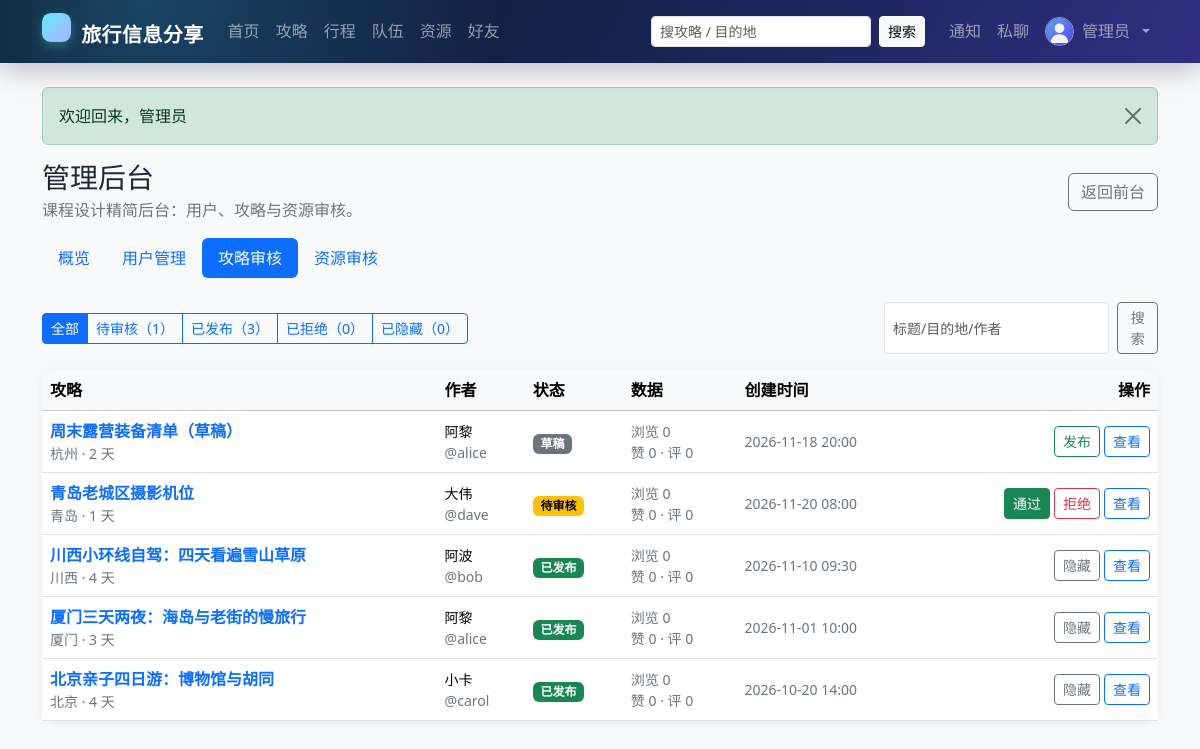
The app's page /admin/guides.php (signed in) with its own data.
### tables this page shows
CREATE TABLE `user` (
  `id`            INT UNSIGNED NOT NULL AUTO_INCREMENT COMMENT '用户ID',
  `username`      VARCHAR(50)  NOT NULL                COMMENT '登录名，唯一',
  `password_hash` VARCHAR(255) NOT NULL                COMMENT 'password_hash() 生成的密码散列',
  `nickname`      VARCHAR(50)  NOT NULL                COMMENT '昵称',
  `avatar`        VARCHAR(500) DEFAULT NULL             COMMENT '头像URL',
  `gender`        ENUM('unknown','male','female','other') NOT NULL DEFAULT 'unknown' COMMENT '性别',
  `email`         VARCHAR(100) DEFAULT NULL             COMMENT '邮箱，唯一（可为空）',
  `phone`         VARCHAR(20)  DEFAULT NULL             COMMENT '手机号',
  `intro`         VARCHAR(500) DEFAULT NULL             COMMENT '个人简介',
  `role`          ENUM('user','admin') NOT NULL DEFAULT 'user'   COMMENT '角色',
  `status`        ENUM('active','disabled') NOT NULL DEFAULT 'active' COMMENT '账号状态',
  `created_at`    DATETIME NOT NULL DEFAULT CURRENT_TIMESTAMP,
  `updated_at`    DATETIME NOT NULL DEFAULT CURRENT_TIMESTAMP ON UPDATE CURRENT_TIMESTAMP,
  PRIMARY KEY (`id`),
  UNIQUE KEY `uk_user_username` (`username`),
  UNIQUE KEY `uk_user_email` (`email`),
  KEY `idx_user_role_status` (`role`,`status`),
  KEY `idx_user_nickname` (`nickname`),
  CONSTRAINT `chk_user_username_len` CHECK (CHAR_LENGTH(`username`) BETWEEN 3 AND 50),
  CONSTRAINT `chk_user_nickname_len` CHECK (CHAR_LENGTH(`nickname`) BETWEEN 1 AND 50)
);

CREATE TABLE `guide` (
  `id`            INT UNSIGNED NOT NULL AUTO_INCREMENT,
  `author_id`     INT UNSIGNED NOT NULL COMMENT '作者',
  `title`         VARCHAR(100) NOT NULL,
  `destination`   VARCHAR(100) NOT NULL COMMENT '目的地',
  `cover`         VARCHAR(500) DEFAULT NULL COMMENT '封面图URL',
  `summary`       VARCHAR(500) DEFAULT NULL COMMENT '摘要',
  `content`       MEDIUMTEXT NOT NULL COMMENT '正文（富文本/HTML）',
  `day_count`     TINYINT UNSIGNED NOT NULL DEFAULT 1 COMMENT '行程天数',
  `cost_avg`      DECIMAL(10,2) NOT NULL DEFAULT 0.00 COMMENT '人均花费',
  `season`        ENUM('spring','summer','autumn','winter','all') NOT NULL DEFAULT 'all',
  `view_count`    INT UNSIGNED NOT NULL DEFAULT 0,
  `like_count`    INT UNSIGNED NOT NULL DEFAULT 0,
  `collect_count` INT UNSIGNED NOT NULL DEFAULT 0,
  `comment_count` INT UNSIGNED NOT NULL DEFAULT 0,
  `status`        ENUM('draft','pending','published','rejected','hidden') NOT NULL DEFAULT 'draft' COMMENT '草稿/待审/已发布/驳回/隐藏',
  `created_at`    DATETIME NOT NULL DEFAULT CURRENT_TIMESTAMP,
  `updated_at`    DATETIME NOT NULL DEFAULT CURRENT_TIMESTAMP COMMENT '仅内容编辑时由应用更新',
  PRIMARY KEY (`id`),
  KEY `idx_guide_author` (`author_id`,`status`),
  KEY `idx_guide_status_time` (`status`,`created_at`),
  KEY `idx_guide_destination` (`destination`),
  KEY `idx_guide_season` (`season`),
  KEY `idx_guide_status_like` (`status`,`like_count`),
  CONSTRAINT `fk_guide_author` FOREIGN KEY (`author_id`) REFERENCES `user` (`id`) ON DELETE RESTRICT ON UPDATE CASCADE,
  CONSTRAINT `chk_guide_day`  CHECK (`day_count` BETWEEN 1 AND 60),
  CONSTRAINT `chk_guide_cost` CHECK (`cost_avg` >= 0)
);

### app/auth.php (called while the page is built, shortened)
<?php
function current_user(): ?array
{
    static $cache = [];
    $id = (int) $_SESSION['user_id'];
    if (array_key_exists($id, $cache)) {
        return $cache[$id];
    }
    $user = db_one(
        'SELECT * FROM `user` WHERE `id` = ? AND `status` = "active" LIMIT 1',
        [$id]
    );
    return $cache[$id] = $user;
}
function require_login(): void
{
    if (current_user() !== null) {
        return;
    }
}
function require_admin(): void
{
    require_login();
}

### app/db.php (called while the page is built, shortened)
<?php
function db(): PDO
{
    static $pdo = null;
    if ($pdo instanceof PDO) {
        return $pdo;
    }
    $c = config('db');
    $dsn = sprintf(
        'mysql:host=%s;port=%d;dbname=%s;charset=%s',
        $c['host'],
        (int) $c['port'],
        $c['name'],
        $c['charset']
    );
    $pdo = new PDO($dsn, $c['user'], $c['pass'], [
        PDO::ATTR_ERRMODE            => PDO::ERRMODE_EXCEPTION,
        PDO::ATTR_DEFAULT_FETCH_MODE => PDO::FETCH_ASSOC,
        PDO::ATTR_EMULATE_PREPARES   => false,
        PDO::ATTR_STRINGIFY_FETCHES  => false,
    ]);
    $pdo->exec("SET time_zone = '+08:00'");
    return $pdo;
}
function db_all(string $sql, array $params = []): array
{
    $stmt = db()->prepare($sql);
    $stmt->execute($params);
    return $stmt->fetchAll();
}
function db_one(string $sql, array $params = []): ?array
{
    $stmt = db()->prepare($sql);
    $stmt->execute($params);
    $row = $stmt->fetch();
    return $row === false ? null : $row;
}
function db_val(string $sql, array $params = []): mixed
{
    $stmt = db()->prepare($sql);
    $stmt->execute($params);
    return $stmt->fetchColumn();
}

### public/admin/guides.php (the view, shortened to what this page needs)
<?php
require_admin();
$status = (string) query('status');
$where = ['1=1'];
$params = [];
$guides = db_all(
    'SELECT g.*, u.`nickname`, u.`username`
     FROM `guide` g JOIN `user` u ON u.`id` = g.`author_id`
     WHERE ' . implode(' AND ', $where) . '
     ORDER BY FIELD(g.`status`, "pending", "published", "rejected", "hidden"), g.`created_at` DESC
     LIMIT 100',
    $params
);
$counts = [
    'pending'   => (int) db_val('SELECT COUNT(*) FROM `guide` WHERE `status` = "pending"'),
    'published' => (int) db_val('SELECT COUNT(*) FROM `guide` WHERE `status` = "published"'),
    'rejected'  => (int) db_val('SELECT COUNT(*) FROM `guide` WHERE `status` = "rejected"'),
    'hidden'    => (int) db_val('SELECT COUNT(*) FROM `guide` WHERE `status` = "hidden"'),
];
$activeNav = 'admin';
require APP_ROOT . '/app/views/header.php';
require APP_ROOT . '/app/views/admin_nav.php';
?>
<div class="d-flex flex-wrap justify-content-between align-items-center gap-2 mb-3">
    <div class="btn-group">
        <a class="btn btn-sm <?= $status === '' ? 'btn-primary' : 'btn-outline-primary' ?>" href="<?= e(url('/admin/guides.php')) ?>">全部</a>
        <?php foreach (['pending' => '待审核', 'published' => '已发布', 'rejected' => '已拒绝', 'hidden' => '已隐藏'] as $key => $label): ?>
            <a class="btn btn-sm <?= $status === $key ? 'btn-primary' : 'btn-outline-primary' ?>" href="<?= e(url('/admin/guides.php?status=' . $key)) ?>"><?= e($label) ?>（<?= $counts[$key] ?>）</a>
        <?php endforeach; ?>
    </div>
    <form class="d-flex gap-2" method="get">
        <input class="form-control form-control-sm" name="q" value="<?= e($q) ?>" placeholder="标题/目的地/作者">
        <button class="btn btn-sm btn-outline-secondary" type="submit">搜索</button>
    </form>
</div>
<div class="card border-0 shadow-sm">
    <div class="table-responsive">
        <table class="table align-middle mb-0">
            <thead class="table-light"><tr><th>攻略</th><th>作者</th><th>状态</th><th>数据</th><th>创建时间</th><th class="text-end">操作</th></tr></thead>
            <tbody>
            <?php foreach ($guides as $guide): ?>
                <tr>
                    <td>
                        <a class="fw-semibold text-decoration-none" href="<?= e(url('/guide.php?id=' . (int) $guide['id'])) ?>"><?= e(excerpt($guide['title'], 30)) ?></a>
                        <div class="small text-secondary"><?= e($guide['destination']) ?> · <?= (int) $guide['day_count'] ?> 天</div>
                    </td>
                    <td class="small"><?= e($guide['nickname']) ?><div class="text-secondary">@<?= e($guide['username']) ?></div></td>
                    <td><?= status_html($guide['status']) ?></td>
                    <td class="small text-secondary">浏览 <?= (int) $guide['view_count'] ?><br>赞 <?= (int) $guide['like_count'] ?> · 评 <?= (int) $guide['comment_count'] ?></td>
                    <td class="small text-secondary"><?= e(format_dt($guide['created_at'])) ?></td>
                    <td class="text-end">
                        <div class="d-inline-flex flex-wrap gap-1 justify-content-end">
                            <?php if ($guide['status'] === 'pending'): ?>
                                <form method="post"><button class="btn btn-sm btn-success" type="submit">通过</button></form>
                                <form method="post"><button class="btn btn-sm btn-outline-danger" type="submit">拒绝</button></form>
                            <?php elseif ($guide['status'] === 'published'): ?>
                                <form method="post" onsubmit="return confirm('隐藏后前台将不可见，确定吗？');"><button class="btn btn-sm btn-outline-secondary" type="submit">隐藏</button></form>
                            <?php else: ?>
                                <form method="post"><button class="btn btn-sm btn-outline-success" type="submit">发布</button></form>
                            <?php endif; ?>
                            <a class="btn btn-sm btn-outline-primary" href="<?= e(url('/guide.php?id=' . (int) $guide['id'])) ?>">查看</a>
                        </div>
                    </td>
                </tr>
            <?php endforeach; ?>
            </tbody>
        </table>
    </div>
</div>
<?php require APP_ROOT . '/app/views/footer.php'; ?>

### app/views/header.php (shortened to what this page needs)
<?php
$me = current_user();
$activeNav = $activeNav ?? '';
$q = (string) ($_GET['q'] ?? '');
?>
<!doctype html>
<html lang="zh-CN">
<head>
    <link rel="stylesheet" href="<?= e(url('/assets/bootstrap.min.css')) ?>">
    <link rel="stylesheet" href="<?= e(url('/assets/style.css')) ?>">
</head>
<body class="d-flex flex-column min-vh-100 bg-body-tertiary">
<nav class="navbar navbar-expand-lg navbar-dark app-navbar sticky-top">
    <div class="container">
        <a class="navbar-brand fw-bold" href="<?= e(url('/index.php')) ?>">
            <span class="brand-mark"></span> 旅行信息分享
        </a>
        <div class="collapse navbar-collapse" id="mainNav">
            <ul class="navbar-nav me-auto mb-2 mb-lg-0">
                <li class="nav-item"><a class="nav-link <?= $activeNav === 'home' ? 'active' : '' ?>" href="<?= e(url('/index.php')) ?>">首页</a></li>
                <li class="nav-item"><a class="nav-link <?= $activeNav === 'guides' ? 'active' : '' ?>" href="<?= e(url('/guides.php')) ?>">攻略</a></li>
                <li class="nav-item"><a class="nav-link <?= $activeNav === 'trips' ? 'active' : '' ?>" href="<?= e(url('/trips.php')) ?>">行程</a></li>
                <li class="nav-item"><a class="nav-link <?= $activeNav === 'teams' ? 'active' : '' ?>" href="<?= e(url('/teams.php')) ?>">队伍</a></li>
                <li class="nav-item"><a class="nav-link <?= $activeNav === 'resources' ? 'active' : '' ?>" href="<?= e(url('/resources.php')) ?>">资源</a></li>
                <?php if ($me !== null): ?>
                    <li class="nav-item"><a class="nav-link <?= $activeNav === 'friends' ? 'active' : '' ?>" href="<?= e(url('/friends.php')) ?>">好友</a></li>
                <?php endif; ?>
            </ul>
            <form class="d-flex me-lg-3 my-2 my-lg-0" role="search" action="<?= e(url('/guides.php')) ?>" method="get">
                <input class="form-control form-control-sm me-2" type="search" name="q" value="<?= e($q) ?>" placeholder="搜攻略 / 目的地" aria-label="搜索攻略">
                <button class="btn btn-sm btn-light" type="submit">搜索</button>
            </form>
            <ul class="navbar-nav align-items-lg-center">
                <?php if ($me !== null): ?>
                    <li class="nav-item">
                        <a class="nav-link position-relative" href="<?= e(url('/notifications.php')) ?>" title="通知">
                            通知
                        </a>
                    </li>
                    <li class="nav-item">
                        <a class="nav-link position-relative" href="<?= e(url('/messages.php')) ?>" title="私聊">
                            私聊
                        </a>
                    </li>
                    <li class="nav-item dropdown">
                        <a class="nav-link dropdown-toggle d-flex align-items-center gap-2" href="#" role="button" data-bs-toggle="dropdown" aria-expanded="false">
                            <img src="<?= e(avatar_url($me['avatar'])) ?>" alt="" class="rounded-circle nav-avatar">
                            <span><?= e($me['nickname']) ?></span>
                        </a>
                    </li>
                <?php else: ?>
                    <li class="nav-item"><a class="nav-link" href="<?= e(url('/login.php')) ?>">登录</a></li>
                    <li class="nav-item"><a class="btn btn-sm btn-light ms-lg-2" href="<?= e(url('/register.php')) ?>">注册</a></li>
                <?php endif; ?>
            </ul>
        </div>
    </div>
</nav>
<main class="container py-4 flex-grow-1">
    <?php foreach (flashes() as $item): ?>
        <div class="alert alert-<?= e($item['type']) ?> alert-dismissible fade show" role="alert">
            <?= e($item['message']) ?>
            <button type="button" class="btn-close" data-bs-dismiss="alert" aria-label="关闭"></button>
        </div>
    <?php endforeach; ?>

### app/helpers.php (shortened to what this page needs)
<?php
function config(string $path, mixed $default = null): mixed
{
    $value = $GLOBALS['config'] ?? [];
    foreach (explode('.', $path) as $key) {
        $value = $value[$key];
    }
    return $value;
}
function e(mixed $value): string
{
    return htmlspecialchars((string) $value, ENT_QUOTES | ENT_SUBSTITUTE, 'UTF-8');
}
function url(string $path = ''): string
{
    $base = rtrim((string) config('site.base_url', ''), '/');
    return $base . '/' . ltrim($path, '/');
}
function query(string $key, mixed $default = ''): mixed
{
    $value = $_GET[$key] ?? $default;
    if (is_string($value)) {
        return trim($value);
    }
    return $value;
}
function flashes(): array
{
    $items = $_SESSION['flash'] ?? [];
    return $items;
}
function format_dt(?string $value): string
{
    $ts = strtotime($value);
    return $ts ? date('Y-m-d H:i', $ts) : $value;
}
function excerpt(?string $text, int $length = 90): string
{
    $plain = trim(strip_tags((string) $text));
    if (mb_strlen($plain, 'UTF-8') <= $length) {
        return $plain;
    }
    return mb_substr($plain, 0, $length, 'UTF-8') . '…';
}
function avatar_url(?string $avatar): string
{
    return url('/assets/avatar.svg');
}
function status_badge(string $status): array
{
    $map = [
        'draft'     => ['secondary', '草稿'],
        'pending'   => ['warning', '待审核'],
        'published' => ['success', '已发布'],
        'rejected'  => ['danger', '已驳回'],
        'hidden'    => ['dark', '已隐藏'],
        'planning'  => ['info', '规划中'],
        'ongoing'   => ['primary', '进行中'],
        'finished'  => ['secondary', '已结束'],
        'recruiting'=> ['success', '招募中'],
        'full'      => ['warning', '已满员'],
        'closed'    => ['secondary', '已关闭'],
        'approved'  => ['success', '已通过'],
        'quit'      => ['secondary', '已退出'],
        'removed'   => ['dark', '已移除'],
        'active'    => ['success', '正常'],
        'disabled'  => ['danger', '已禁用'],
        'accepted'  => ['success', '已接受'],
        'blocked'   => ['dark', '已拉黑'],
        'pending_friend' => ['warning', '待确认'],
    ];
    return $map[$status] ?? ['secondary', $status];
}
function status_html(string $status): string
{
    [$color, $label] = status_badge($status);
    return '<span class="badge text-bg-' . e($color) . '">' . e($label) . '</span>';
}

### public/assets/style.css (style rules this page uses)
:root { --brand: #0d6efd; --ink: #1f2937; --muted: #6b7280; }
body { background: #f5f7fa; color: var(--ink); }
a { text-decoration: none; }
.navbar-brand { letter-spacing: .02em; }
.app-navbar { background: radial-gradient(circle at 12% 0%, rgba(56, 189, 248, .28), transparent 34%), linear-gradient(120deg, #0b1220 0%, #172554 58%, #312e81 100%); box-shadow: 0 .55rem 1.6rem rgba(2, 6, 23, .22); }
.app-navbar .navbar-brand { color: #fff; }
.brand-mark { display: inline-flex; align-items: center; justify-content: center; width: 1.8rem; height: 1.8rem; margin-right: .3rem; border-radius: .55rem; background: linear-gradient(135deg, #67e8f9, #a5b4fc); color: #0b1220; font-weight: 800; box-shadow: 0 .25rem .75rem rgba(103, 232, 249, .28); }
.nav-avatar { width: 1.8rem; height: 1.8rem; object-fit: cover; border: 1px solid rgba(255, 255, 255, .55); }
.app-navbar form .btn { white-space: nowrap; flex: 0 0 auto; }
.card { border-radius: .8rem; }
.shadow-sm { box-shadow: 0 .125rem .5rem rgba(15, 23, 42, .06) !important; }

### records on screen
user: nickname "管理员"
guide: day_count "3", title "厦门三天两夜：海岛与老街的慢旅行", destination "厦门", author.nickname "阿黎", author.username "alice", label "已发布", view_count "0", like_count "0", comment_count "0", created_at "2026-11-01 10:00"
guide: title "周末露营装备清单（草稿）", destination "杭州", day_count "2", author.nickname "阿黎", author.username "alice", label "草稿", view_count "0", like_count "0", comment_count "0", created_at "2026-11-18 20:00"
guide: title "青岛老城区摄影机位", destination "青岛", day_count "1", author.nickname "大伟", author.username "dave", label "待审核", view_count "0", like_count "0", comment_count "0", created_at "2026-11-20 08:00"
guide: title "川西小环线自驾：四天看遍雪山草原", destination "川西", day_count "4", author.nickname "阿波", author.username "bob", label "已发布", view_count "0", like_count "0", comment_count "0", created_at "2026-11-10 09:30"
guide: title "北京亲子四日游：博物馆与胡同", destination "北京", day_count "4", author.nickname "小卡", author.username "carol", label "已发布", view_count "0", like_count "0", comment_count "0", created_at "2026-10-20 14:00"

### other values on screen
$item['message'] "欢迎回来，管理员"
$label "概览"
$label "用户管理"
$label "攻略审核"
$label "资源审核"
$label "待审核"
$counts[$key] "1"
$label "已发布"
$label "已拒绝"
$counts[$key] "0"
$label "已隐藏"
